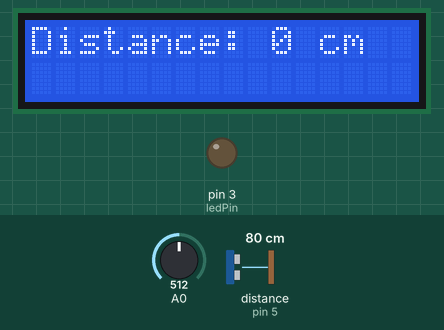
Simulated run of this sketch. Board: Arduino Uno, built with avr-gcc and run on an emulated ATmega328P. On the bench: 16×2 character LCD, output pins drawn as LEDs (lit = HIGH). Wiring (inferred from the names in the program): ultrasonic range finder: trigger pin 4; echo pin 5. The inputs (shaded band) are chosen by the test bench; at power-on: A0 = 512, distance to the obstacle (sensor on pin 5) 80 cm. The echo pulse lasts 58.3 µs per cm; pins used as bus, display or sensor lines are not drawn.

Above: at 0.1 s.
At 128.1 s:
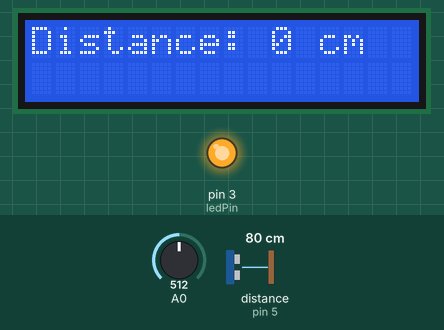
Timing chart, 0 to 130.0 s (numbered marks = the images above):
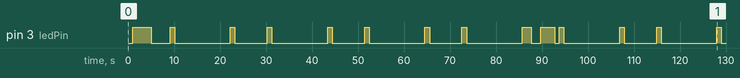

Measured:
- by itself, pin 3 (ledPin): LOW → HIGH at 1.1 s, → LOW 4.0 s later, → HIGH 4.0 s later, → LOW 1.0 s later, … (28 changes in this stretch)

The sketch:

commsloop-final.ino
```cpp
// program demonstrating communication between a transmitter and reciever while utalizing an ultrasonic sensor to measeure distance and displayed on lcd screen
#include <LiquidCrystal.h> // library for controlling led display


#define STX 0x70 // defines start and end of text for communication
#define ETX 0x71

const int trigPin = 4; // sets pins for ultrasonic sensor
const int echoPin = 5;
const int ledPin = 3;
long duration; // variable to store time by the ultrasonic signal


LiquidCrystal lcd(7, 8, 9, 10, 11,12); //object installation

char txButton, txTilt, txPot, txA, txB, txC, txD;
char txBuffer[8] = {0, 0, 0, 0, 0, 0, 0, ETX}; // transmit buffer- temporary storage area to hold data during communication- prepared here by getTxChar()
char rxBuffer[7]; // recieve buffer- holds incoming data before its processed- read into rxBuffer[] by rxChar()
char rxButton, rxTilt, rxPot, rxA, rxB, rxC, rxD;
int rx_index;

void readInputs() {  // input handling
  digitalWrite(trigPin, LOW);
  digitalWrite(trigPin, HIGH);
  digitalWrite(trigPin, LOW);
  duration = pulseIn(echoPin, HIGH);
  txA = duration * 0.034 / 2;

}

void writeOutputs() { // output handling
  unsigned int distance = rxA;
  lcd.setCursor(0, 0);
  lcd.print("Distance: ");
  lcd.print(distance);
  lcd.print(" cm");
  lcd.setCursor(0, 1);

}

char encrypt(char in_char) { // placeholder functions to encrypt data, currently no mofification
  char out_char;
  out_char = in_char;
  return out_char;
}

char decrypt(char in_char) {
  char out_char;
  out_char = in_char;
  return out_char;
}

void setup() { // initialises pins, serial communication and lcd
  pinMode(3, OUTPUT);
  pinMode(ledPin, OUTPUT);
  Serial.begin(9600);
  pinMode(A0, INPUT);
  pinMode(trigPin, OUTPUT);
  pinMode(echoPin, INPUT);
  lcd.begin(16, 2);
}

const long txInterval = 200;
int tx_state = 0;
char tx_char = 'H';
char chr;
unsigned long previousTxMillis = 0;
char tx_string[] = "Hello World";
#define TX_START_OF_TEXT -1
int tx_string_state = TX_START_OF_TEXT;

char getTxChar() { // prepares data for transmission- sends elements from txbuffer
  char chr;
  switch (tx_string_state) {
    case TX_START_OF_TEXT:
      tx_string_state = 0;
      txBuffer[0] = txButton;
      txBuffer[1] = txTilt;
      txBuffer[2] = txPot;
      txBuffer[3] = txA;
      txBuffer[4] = txB;
      txBuffer[5] = txC;
      txBuffer[6] = txD;
      return STX;
      break;

    default:
      chr = txBuffer[tx_string_state];
      tx_string_state++;
      if (chr == ETX) {
        tx_string_state = TX_START_OF_TEXT;
        return ETX;
      } else {
        return chr;
      }
      break;
  }
}

void txChar() { // bit by bit transmission of a character- waits for txInterval between
  unsigned long currentTxMillis = millis();
  if (currentTxMillis - previousTxMillis >= txInterval) {
    previousTxMillis = previousTxMillis + txInterval;
    switch (tx_state) {
      case 0:
        chr = encrypt(getTxChar());
        digitalWrite(3, HIGH);
        tx_state++;
        break;

      case 1:
      case 2:
      case 3:
      case 4:
      case 5:
      case 6:
      case 7:
        if ((chr & 0x40) != 0) {
          digitalWrite(3, HIGH);
        } else {
          digitalWrite(3, LOW);
        }
        chr = chr << 1;
        tx_state++;
        break;

      case 8:
        digitalWrite(3, HIGH);
        tx_state++;
        break;

      default:
        digitalWrite(3, LOW);
        tx_state++;
        if (tx_state > 20) tx_state = 0;
        break;
    }
  }
}

const long rxInterval = 20;
int rx_state = 0;
char rx_char;
unsigned long previousRxMillis = 0;
int rx_bits[10] = {0, 0, 0, 0, 0, 0, 0, 0, 0, 0};

void rxChar() { // reception handler from a sensor- reads from a0 and stores bit by bit- stx resets buffer index then etx completes message and updates variables
  unsigned long currentRxMillis = millis();
  int sensorValue;
  int i;

  if (currentRxMillis - previousRxMillis >= rxInterval) {
    previousRxMillis = previousRxMillis + rxInterval;
    sensorValue = analogRead(A0);

    switch (rx_state) {
      case 0:
        if (sensorValue >= 600) {
          rx_bits[0]++;
          rx_state++;
        }
        break;

      case 100:
        if ((rx_bits[0] >= 6) && (rx_bits[8] >= 6)) {
          rx_char = 0;

          for (i = 1; i < 8; i++) {
            rx_char = rx_char << 1;
            if (rx_bits[i] >= 6) rx_char = rx_char | 0x01;
          }
          rx_char = decrypt(rx_char);
          Serial.println(rx_char + 0);

          switch (rx_char) {
            case STX:
              rx_index = 0;
              break;

            case ETX:
              rxButton = rxBuffer[0];
              rxTilt = rxBuffer[1];
              rxPot = rxBuffer[2];
              rxA = rxBuffer[3];
              rxB = rxBuffer[4];
              rxC = rxBuffer[5];
              rxD = rxBuffer[6];
              rx_index = 0;
              break;

            default:
              rxBuffer[rx_index] = rx_char;
              rx_index++;
              break;
          }
        } else {
          Serial.println("Rx error");
        }
        for (i = 0; i < 10; i++) {
          rx_bits[i] = 0;
        }
        rx_state = 0;
        break;

      default:
        if (sensorValue >= 600) {
          rx_bits[rx_state / 10]++;
        }
        rx_state++;
        break;
    }
  }
}

void loop() { // runs always- handles main operations- communication loop where data is transmitted, recieved and proccessed
  readInputs(); //reads input
  txChar(); // transmits data
  rxChar(); // recieves data
  writeOutputs(); // outputs of the ldc
  delay(1000);
}
```
